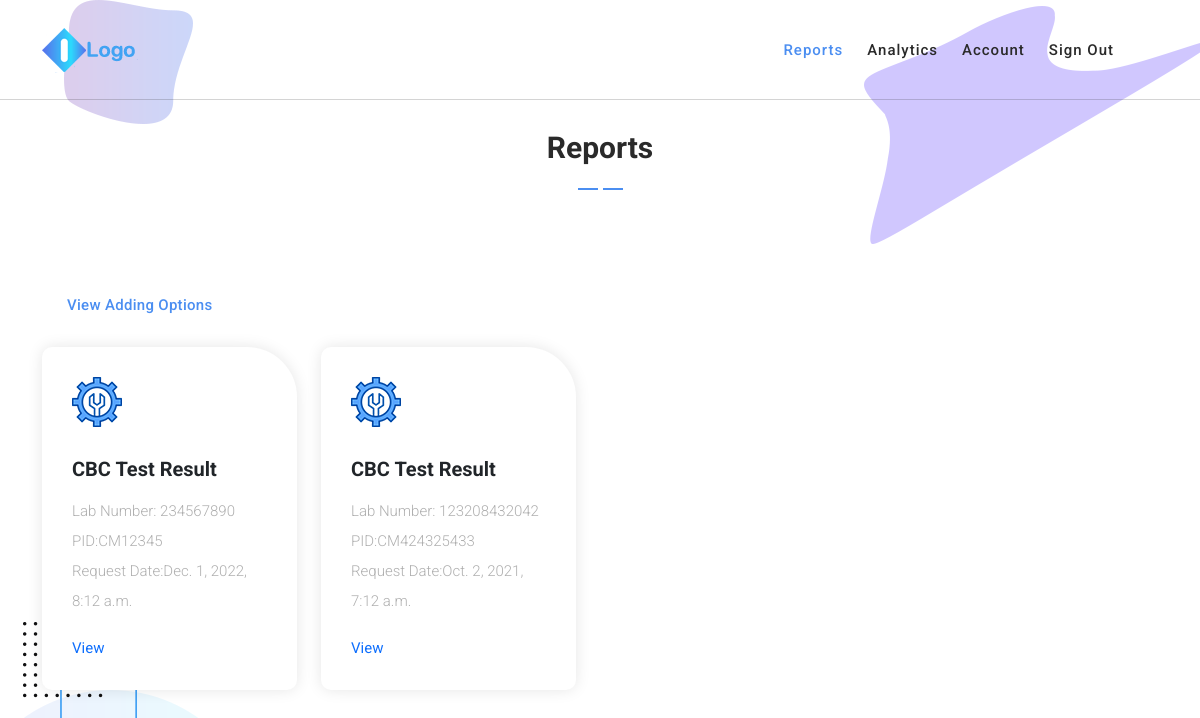
The page /reports/ on the database as committed earlier.
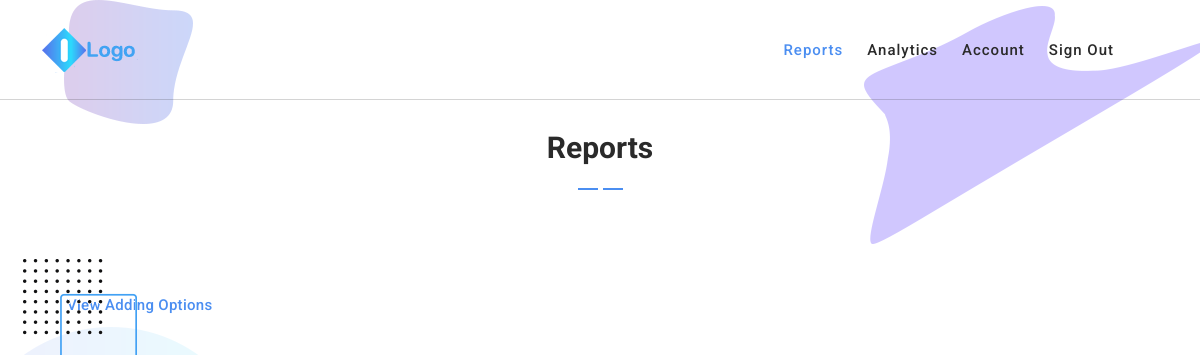
The same page on the database as committed later.
### isabuhaywebapp/models.py (models this page shows, shortened)
class CBCTestResult(models.Model):
    testImage = models.OneToOneField(CBCTestResultImage, on_delete=models.CASCADE, blank=True, null=True)
    testPDF = models.OneToOneField(CBCTestResultPDF, on_delete=models.CASCADE, blank=True, null=True)
    testDocx = models.OneToOneField(CBCTestResultDocx, on_delete=models.CASCADE, blank=True, null=True)
    source = models.CharField(max_length=50, blank=False, null=False)
    labNumber = models.CharField(max_length=50, blank=False, null=False)
    pid = models.CharField(max_length=50, blank=False, null=False)
    dateRequested = models.DateTimeField(blank=False, null=False)
    dateReceived = models.DateTimeField(blank=False, null=False)
    whiteBloodCells = models.FloatField(blank=False, null=False)
    redBloodCells = models.FloatField(blank=False, null=False)
    hemoglobin = models.FloatField(blank=False, null=False)
    hematocrit = models.FloatField(blank=False, null=False)
    meanCorpuscularVolume = models.FloatField(blank=False, null=False)
    meanCorpuscularHb = models.FloatField(blank=False, null=False)
    meanCorpuscularHbConc = models.FloatField(blank=False, null=False)
    rbcDistributionWidth = models.FloatField(blank=False, null=False)
    plateletCount = models.FloatField(blank=False, null=False)
    segmenters = models.FloatField(blank=False, null=False)
    lymphocytes = models.FloatField(blank=False, null=False)
    monocytes = models.FloatField(blank=False, null=False)
    eosinophils = models.FloatField(blank=False, null=False)
    basophils = models.FloatField(blank=False, null=False)
    bands = models.FloatField(blank=False, null=False)
    absoluteSeg = models.FloatField(blank=False, null=False)
    absoluteLymphocyteCount = models.FloatField(blank=False, null=False)
    absoluteMonocyteCount = models.FloatField(blank=False, null=False)
    absoluteEosinophilCount = models.FloatField(blank=False, null=False)
    absoluteBasophilCount = models.FloatField(blank=False, null=False)
    absoluteBandCount = models.FloatField(blank=False, null=False)

### isabuhaywebapp/views.py (the view)
# urls.py: path('reports/', DisplayAllCBCTestResult.as_view(), name='DisplayAllCBCTestResult'),
class DisplayAllCBCTestResult(ListView):
    model = CBCTestResult
    ordering = ['-dateRequested']
    template_name = 'displayAllCBCTestResult.html'

### templates/displayAllCBCTestResult.html (shortened to what this page needs)
{% load static %}
<!DOCTYPE html>
<html lang="en">
  <head>
    <link href="{% static 'vendor/bootstrap/css/bootstrap.min.css' %}" rel="stylesheet">
    <link rel="stylesheet" href="https://use.fontawesome.com/releases/v5.8.1/css/all.css' %}">
    <link rel="stylesheet" href="{% static 'assets/css/templatemo-chain-app-dev.css' %}">
    <link rel="stylesheet" href="{% static 'assets/css/animated.css' %}">
    <link rel="stylesheet" href="{% static 'assets/css/owl.css' %}">
  </head>
  <body>
    <header class="header-area header-sticky wow slideInDown" data-wow-duration="0.75s" data-wow-delay="0s">
      <div class="container">
        <div class="row">
          <div class="col-12">
            <nav class="main-nav">
               <a href="#" class="logo">
                <img src="{% static 'assets/images/logo.png' %}" alt="Chain App Dev" w>
              </a>
              <ul class="nav">
                <li class="scroll-to-section"><a href="{% url 'DisplayAllCBCTestResult' %}" class="active">Reports</a></li>
                <li class="scroll-to-section"><a href="#">Analytics</a></li>
                <li class="scroll-to-section"><a href="#">Account</a></li>
                <li class="scroll-to-section"><a href="#">Sign Out</a></li>
                <li></li>
              </ul>
            </nav>
          </div>
        </div>
      </div>
    </header>
    <div id="All CBC" class="services section">
      <div class="container">
        <div class="row">
          <div class="col-lg-8 offset-lg-2">
            <div class="section-heading  wow fadeInDown" data-wow-duration="1s" data-wow-delay="0.5s">
              <h4>Reports</h4>
              <img src="{% static 'assets/images/heading-line-dec.png' %}" alt="">
             </div>
          </div>
        </div>
      </div>
      <div class="container">
        <div class="row">
          <div class="col-lg-12">
            <div class="white-button first-button scroll-to-section">
              <a href="{% url 'DisplayAddingOptions' %}">View Adding Options</a>
            </div>
        </div>
        <div class="row">
          {% for result in object_list %}
            <div class="col-lg-3" style="margin-top: 20px;"">
              <div class="service-item first-service">
                <div class="icon"></div>
                <h4>CBC Test Result</h4>
                <p>Lab Number: {{  result.labNumber }}<br>PID:{{ result.pid }}<br>Request Date:{{ result.dateRequested }}</p>
                <div class="text-button">
                  <a href="{% url 'DisplayCBCTestResult' result.pk %}">View </a>
                </div>
              </div>
            </div>
          {% endfor %}
        </div>
      </div>
    </div>
</body>
</html>

### static/assets/css/templatemo-chain-app-dev.css (style rules this page uses)
html, body, div, span, applet, object, iframe, h1, h2, h3, h4, h5, h6, p, blockquote, div pre, a, abbr, acronym, address, big, cite, code, del, dfn, em, font, img, ins, kbd, q, s, samp, small, strike, strong, sub, sup, tt, var, b, u, i, center, dl, dt, dd, ol, ul, li, figure, header, nav, section, article, aside, footer, figcaption { margin: 0; padding: 0; border: 0; outline: 0; }
ul, li { padding: 0; margin: 0; list-style: none; }
header, nav, section, article, aside, footer, hgroup { display: block; }
* { box-sizing: border-box; }
html, body { font-family: 'Roboto', sans-serif; font-weight: 400; background-color: #fff; -ms-text-size-adjust: 100%; -webkit-font-smoothing: antialiased; -moz-osx-font-smoothing: grayscale; }
a { text-decoration: none !important; }
h1, h2, h3, h4, h5, h6 { margin-top: 0px; margin-bottom: 0px; }
ul { margin-bottom: 0px; }
img { width: 100%; overflow: hidden; }
html, body { background: #fff; font-family: 'Roboto', sans-serif; }
.section-heading { position: relative; z-index: 2; }
.section-heading h4 { color: #2a2a2a; font-size: 30px; font-weight: 700; text-transform: capitalize; margin-bottom: 10px; }
.section-heading img { width: 45px; height: 2px; }
.white-button a { display: inline-block !important; padding: 10px 20px !important; color: #4b8ef1 !important; text-transform: capitalize; font-size: 15px; background-color: #fff; border-radius: 23px; font-weight: 500 !important; letter-spacing: 0.3px !important; transition: all .5s; }
.header-area { background-color: transparent; border-bottom: 1px solid rgba(42,42,42,0.2); position: absolute; left: 0px; right: 0px; z-index: 100; height: 100px; -webkit-transition: all .5s ease 0s; -moz-transition: all .5s ease 0s; -o-transition: all .5s ease 0s; transition: all .5s ease 0s; }
.header-area .main-nav { min-height: 80px; background: transparent; }
.header-area .main-nav .logo { float: left; -webkit-transition: all 0.3s ease 0s; -moz-transition: all 0.3s ease 0s; -o-transition: all 0.3s ease 0s; transition: all 0.3s ease 0s; }
.header-area .main-nav .logo { line-height: 100px; float: left; -webkit-transition: all 0.3s ease 0s; -moz-transition: all 0.3s ease 0s; -o-transition: all 0.3s ease 0s; transition: all 0.3s ease 0s; }
.header-area .main-nav .nav { float: right; margin-top: 30px; margin-right: 0px; background-color: transparent; -webkit-transition: all 0.3s ease 0s; -moz-transition: all 0.3s ease 0s; -o-transition: all 0.3s ease 0s; transition: all 0.3s ease 0s; position: relative; z-index: 999; }
.header-area .main-nav .nav li { padding-left: 20px; padding-right: 20px; }
.header-area .main-nav .nav li a { display: block; font-weight: 500; font-size: 15px; color: #2a2a2a; text-transform: capitalize; -webkit-transition: all 0.3s ease 0s; -moz-transition: all 0.3s ease 0s; -o-transition: all 0.3s ease 0s; transition: all 0.3s ease 0s; height: 40px; line-height: 40px; border: transparent; letter-spacing: 1px; }
.header-area .main-nav .nav li:hover a, .header-area .main-nav .nav li a.active { color: #4b8ef1!important; }
.header-area.header-sticky { min-height: 80px; }
.header-area .nav { margin-top: 30px; }
.header-area.header-sticky .nav li a.active { color: #4b8ef1; }
@media (max-width: 1200px) { .header-area .main-nav .nav li { padding-left: 12px; padding-right: 12px; } }
@media (max-width: 1200px) { .header-area .main-nav:before { display: none; } }
@media (min-width: 767px) { .header-area .main-nav .nav { display: flex !important; } }
.services { padding-top: 130px; position: relative; }
.services:after { content: ''; background-image: url(../images/services-left-dec.png); background-repeat: no-repeat; position: absolute; left: 0; bottom: -300px; width: 261px; height: 368px; z-index: 0; }
.services:before { content: ''; background-image: url(../images/services-right-dec.png); background-repeat: no-repeat; position: absolute; right: 0; top: 0; width: 1136px; height: 244px; z-index: 0; }
.services .section-heading { text-align: center; margin-bottom: 80px; }
@media (max-width: 1200px) { .header-area .main-nav .nav li:last-child { padding-left: 20px; } }

Rows that differ between the two databases and show on the page:
removed CBCTestResult: labNumber "234567890", pid "CM12345", dateRequested "Dec. 1, 2022, 8:12 a.m."
removed CBCTestResult: labNumber "123208432042", pid "CM424325433", dateRequested "Oct. 2, 2021, 7:12 a.m."
